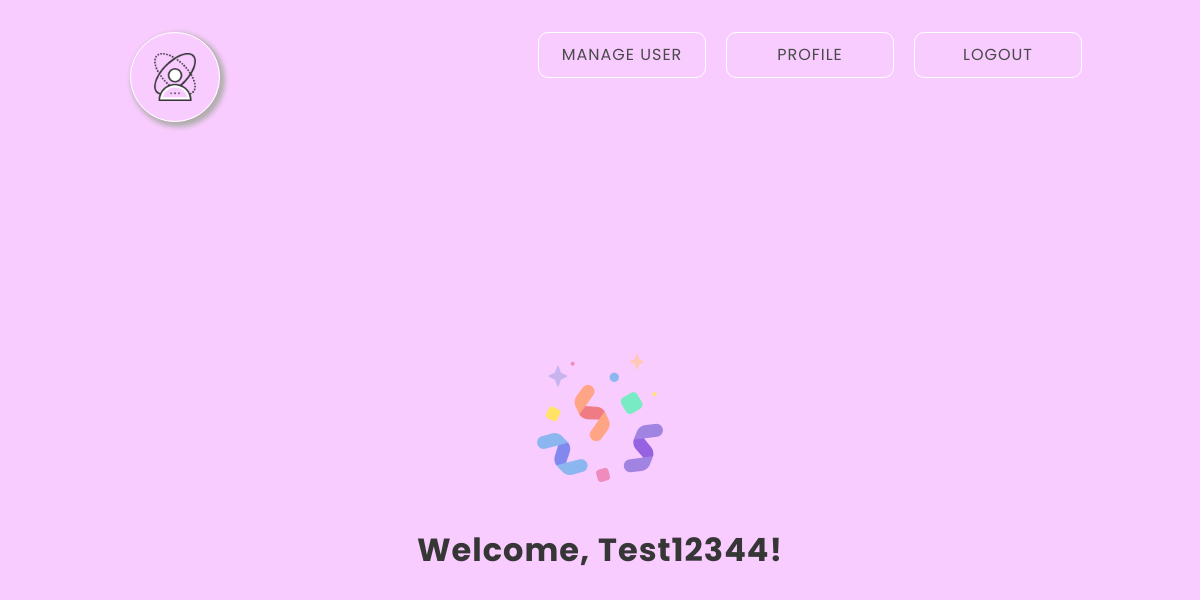
Before: /profile (signed in) with the older database file.
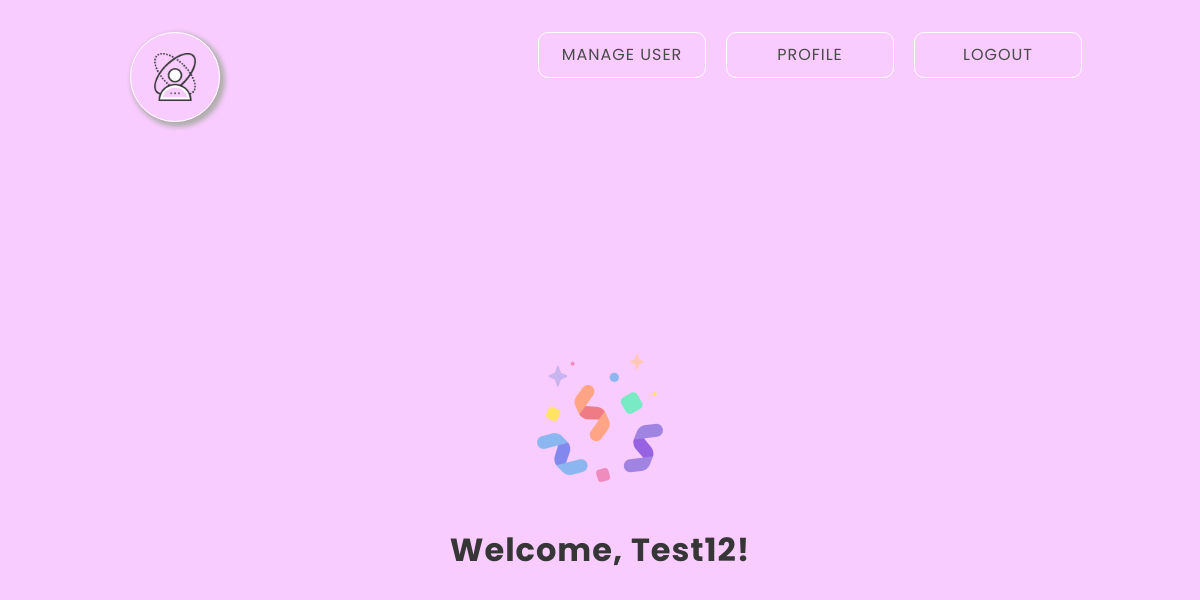
After: the same page with the newer database file.
### models.py (models this page shows)
class User(UserMixin, db.Model):
    id = db.Column(db.Integer, primary_key=True) # primary keys are required by SQLAlchemy
    email = db.Column(db.String(100), unique=True)
    password = db.Column(db.String(100))
    name = db.Column(db.String(1000))
    role = db.Column(db.String(1000))

### main.py (the view)
@main.route('/profile') # profile page that return 'profile'
@login_required
def profile():
    return render_template('profile.html', user=current_user)

### templates/profile.html
{% extends "base.html" %}
{% block content %}
<figure class="image is-128x128">
    <img src="{{ url_for('static', filename='confetti.png') }}">
</figure>
<h1 class="title">
    Welcome, {{user.name}}!
</h1>
{% endblock %}

Changed rows visible on the page:
changed User: name "Test12344" → "Test12"
